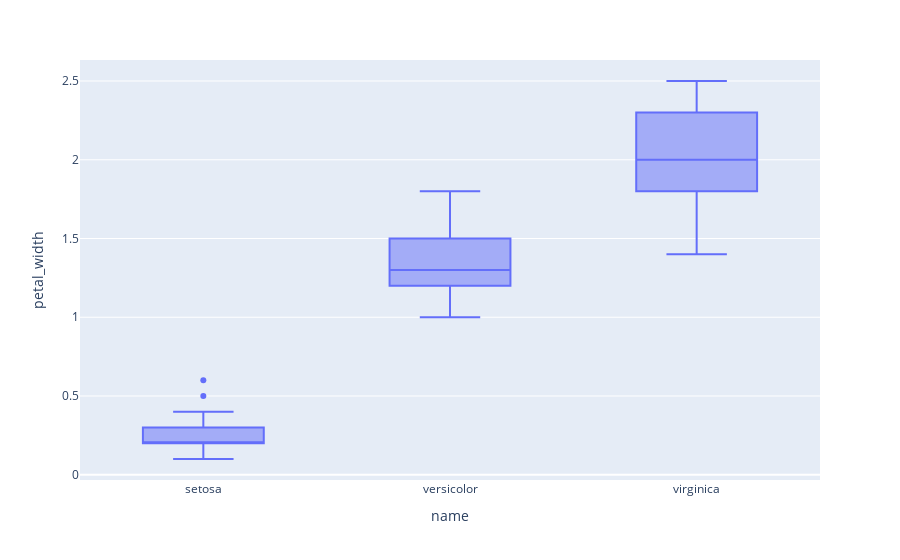

Notebook code for this chart:
### Code cell
fig=px.box(data_frame=iris, x="name", y="petal_width")
fig.show()

### Figure 1 — Plotly figure (JSON) as saved in the notebook; plotly's stock layout.template omitted (floating-point values rounded to 4 significant figures; data arrays with more than 128 entries replaced by an {"elided": "..."} marker saying what was removed)
{"data": [{"alignmentgroup": "True", "hovertemplate": "name=%{x}<br>petal_width=%{y}<extra></extra>", "legendgroup": "", "marker": {"color": "#636efa"}, "name": "", "notched": false, "offsetgroup": "", "orientation": "v", "showlegend": false, "type": "box", "x": {"elided": "150 str values"}, "x0": " ", "xaxis": "x", "y": {"elided": "150 float values"}, "y0": " ", "yaxis": "y"}], "layout": {"boxmode": "group", "legend": {"tracegroupgap": 0}, "margin": {"t": 60}, "xaxis": {"anchor": "y", "domain": [0, 1], "title": {"text": "name"}}, "yaxis": {"anchor": "x", "domain": [0, 1], "title": {"text": "petal_width"}}}}
